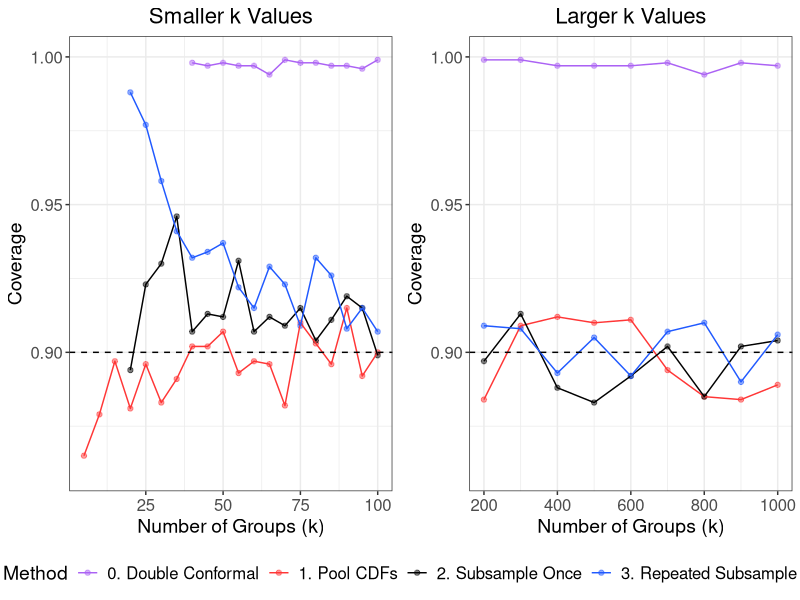
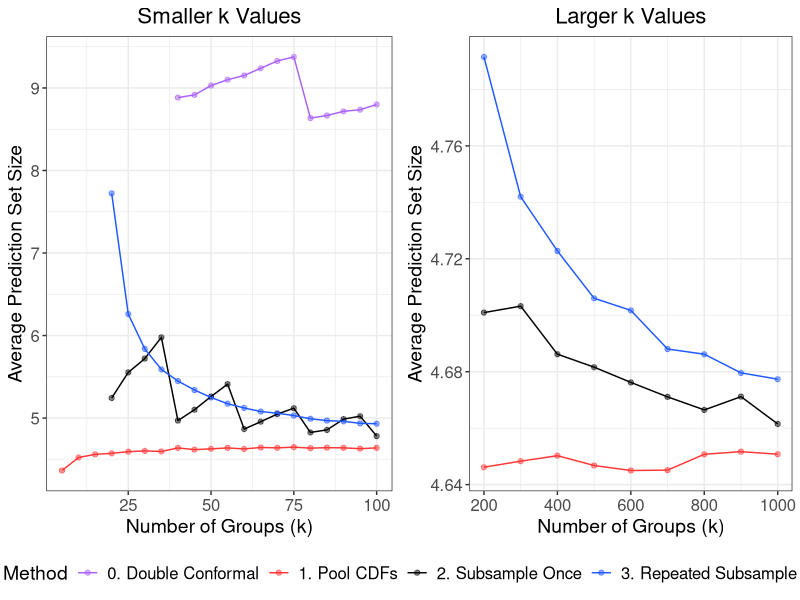

Generate these figures, in order, with R:
# Coverage/size plots for unsupervised methods on balanced data

library(tidyverse)
library(data.table)
library(gridExtra)
library(grid)

# Create theme
paper_theme <- theme_bw() +
  theme(plot.title = element_text(hjust = 0.5, size = 16),
        plot.subtitle = element_text(hjust = 0.5, size = 14),
        legend.title = element_text(size = 14),
        axis.title = element_text(size = 14),
        legend.text = element_text(size = 12),
        axis.text = element_text(size = 12),
        strip.text = element_text(size = 12),
        panel.spacing = unit(1.2, "lines"))

# Read in data
method_0 <- fread(file = "sim_data/section_3/balanced/method_0.csv") %>%
  dplyr::mutate(Method = "0. Double Conformal")

method_1 <- fread(file = "sim_data/section_3/balanced/method_1.csv") %>%
  dplyr::mutate(Method = "1. Pool CDFs")

method_2 <- fread(file = "sim_data/section_3/balanced/method_2.csv") %>%
  dplyr::mutate(Method = "2. Subsample Once")

method_3 <- fread(file = "sim_data/section_3/balanced/method_3.csv") %>%
  dplyr::rename(coverage = coverage_2alpha, avg_length = avg_length_2alpha) %>%
  dplyr::mutate(Method = "3. Repeated Subsample")

# Merge results across methods
results <- rbind(method_0, method_1, method_2, method_3)

# Code to extract legend: http://www.sthda.com/english/wiki/wiki.php?id_contents=7930#add-a-common-legend-for-multiple-ggplot2-graphs
get_legend<-function(myggplot){
  tmp <- ggplot_gtable(ggplot_build(myggplot))
  leg <- which(sapply(tmp$grobs, function(x) x$name) == "guide-box")
  legend <- tmp$grobs[[leg]]
  return(legend)
}

########################
##### Create plots #####
########################

##### Coverage #####

# Coverage vs k, smaller values of k
single_cov_small_k <- results %>%
  dplyr::filter(n == 100, k <= 100) %>%
  ggplot(aes(x = k, y = coverage, color = Method)) +
  geom_point(alpha = 0.5) +
  geom_line() +
  geom_hline(yintercept = 0.90, lty = "dashed") +
  lims(y = c(0.86, 1)) +
  labs(x = "Number of Groups (k)",
       y = "Coverage",
       title = "Smaller k Values") +
  scale_color_manual(values = c("#AB62F4", "#FF3636", "black", "#2059FF")) +
  paper_theme +
  theme(legend.position = "bottom")

# Coverage vs k, larger values of k
single_cov_large_k <- results %>%
  dplyr::filter(n == 100, k >= 200) %>%
  ggplot(aes(x = k, y = coverage, color = Method)) +
  geom_point(alpha = 0.5) +
  geom_line() +
  geom_hline(yintercept = 0.90, lty = "dashed") +
  lims(y = c(0.86, 1)) +
  labs(x = "Number of Groups (k)",
       y = "Coverage",
       title = "Larger k Values") +
  scale_color_manual(values = c("#AB62F4", "#FF3636", "black", "#2059FF")) +
  paper_theme +
  theme(legend.position = "none")

# Combined coverage plot
legend <- get_legend(single_cov_small_k)

single_cov_small_k <- single_cov_small_k + theme(legend.position = "none")

cov_n100 <-
  grid.arrange(single_cov_small_k, single_cov_large_k, legend, ncol = 2, nrow = 2,
               layout_matrix = rbind(c(1, 2), c(3, 3)),
               widths = c(2.7, 2.7), heights = c(2, 0.2))

##### Size #####

# Size vs k, smaller values of k
single_size_small_k <- results %>%
  dplyr::filter(n == 100, k <= 100) %>%
  ggplot(aes(x = k, y = avg_length, color = Method)) +
  geom_point(alpha = 0.5) +
  geom_line() +
  labs(x = "Number of Groups (k)",
       y = "Average Prediction Set Size",
       title = "Smaller k Values") +
  scale_color_manual(values = c("#AB62F4", "#FF3636", "black", "#2059FF")) +
  paper_theme +
  theme(legend.position = "bottom")

# Size vs k, larger values of k
single_size_large_k <- results %>%
  dplyr::filter(n == 100, k >= 200, Method != "0. Double Conformal") %>%
  ggplot(aes(x = k, y = avg_length, color = Method)) +
  geom_point(alpha = 0.5) +
  geom_line() +
  labs(x = "Number of Groups (k)",
       y = "Average Prediction Set Size",
       title = "Larger k Values") +
  scale_color_manual(values = c("#FF3636", "black", "#2059FF")) +
  paper_theme +
  theme(legend.position = "none")

legend <- get_legend(single_size_small_k)

single_size_small_k <- single_size_small_k + theme(legend.position = "none")

# Combined size plot
size_n100 <-
  grid.arrange(single_size_small_k, single_size_large_k, legend, ncol = 2, nrow = 2,
               layout_matrix = rbind(c(1, 2), c(3, 3)),
               widths = c(2.7, 2.7), heights = c(2, 0.2))

######################
##### Save plots #####
######################

ggsave(plot = cov_n100,
       filename = "sim_figures/section_3/unsup_cov_n100.pdf",
       width = 10, height = 3.5)

ggsave(plot = size_n100,
       filename = "sim_figures/section_3/unsup_size_n100.pdf",
       width = 10, height = 3.5)
